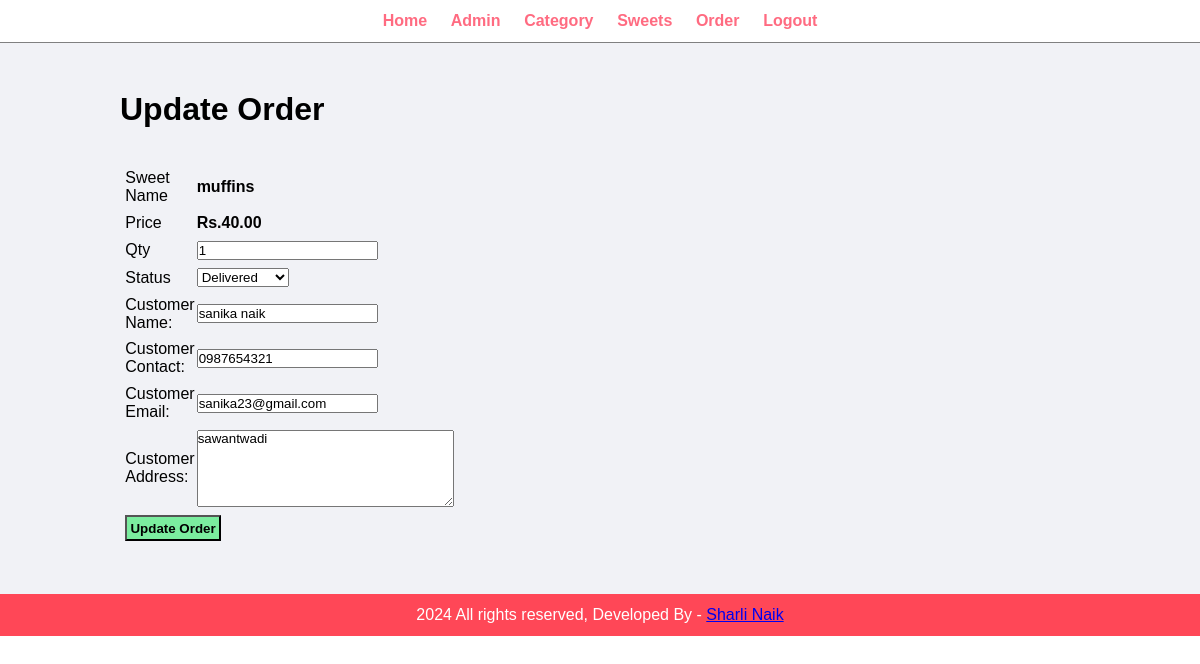
Screenshot of /admin/update-order.php?id=2 (signed in) with the database file from the repository.
### tables this page shows
CREATE TABLE IF NOT EXISTS `tbl_order` (
  `id` int UNSIGNED NOT NULL AUTO_INCREMENT,
  `sweet` varchar(150) NOT NULL,
  `price` decimal(10,2) NOT NULL,
  `quantity` int NOT NULL,
  `total` decimal(10,2) NOT NULL,
  `order_date` datetime NOT NULL,
  `status` varchar(50) NOT NULL,
  `customer_name` varchar(150) NOT NULL,
  `customer_contact` varchar(20) NOT NULL,
  `customer_email` varchar(150) NOT NULL,
  `customer_address` varchar(255) NOT NULL,
  PRIMARY KEY (`id`)
);

### admin/update-order.php (the view, shortened to what this page needs)
<?php include('partials/menu.php'); ?>
<div class="main-content">
    <div class="wrapper">
        <h1>Update Order</h1>
        <br><br>
        <?php
            if(isset($_GET['id']))
            {
                $id = $_GET['id'];
                $sql = "SELECT * FROM tbl_order WHERE id=$id";
                $res = mysqli_query($conn, $sql);
                $count = mysqli_num_rows($res);
                if($count == 1)
                {
                    $row=mysqli_fetch_assoc($res);
                    $sweet = $row['sweet'];
                    $price = $row['price'];
                    $quantity = $row['quantity'];
                    $status = $row['status'];
                    $customer_name = $row['customer_name'];
                    $customer_contact = $row['customer_contact'];
                    $customer_email = $row['customer_email'];
                    $customer_address = $row['customer_address'];
                }
                else
                {
                    header('location:'.SITEURL.'admin/manage-order.php');
                }
            }
            else
            {
                header('location:'.SITEURL.'admin/manage-order.php');
            }
        ?>
        <form action="" method="POST">
            <table class="tbl-30">
                <tr>
                    <td>Sweet Name</td>
                    <td><b> <?php echo $sweet; ?> </b></td>
                </tr>
                <tr>
                    <td>Price</td>
                    <td>
                        <b>Rs.<?php echo $price; ?></b>
                    </td>
                </tr>
                <tr>
                    <td>Qty</td>
                    <td>
                        <input type="number" name="quantity" value="<?php echo $quantity; ?>">
                    </td>
                </tr>
                <tr>
                    <td>Status</td>
                    <td>
                        <select name="status" >
                            <option <?php if($status=="Delivered"){echo "selected";}?> value="Delivered">Delivered</option>
                        </select>
                    </td>
                </tr>
                <tr>
                    <td>Customer Name:</td>
                    <td>
                        <input type="text" name="customer_name" value="<?php echo $customer_name; ?>">
                    </td>
                </tr>
                <tr>
                    <td>Customer Contact:</td>
                    <td>
                        <input type="text" name="customer_contact" value="<?php echo $customer_contact; ?>">
                    </td>
                </tr>
                <tr>
                    <td>Customer Email:</td>
                    <td>
                        <input type="text" name="customer_email" value="<?php echo $customer_email; ?>">
                    </td>
                </tr>
                <tr>
                    <td>Customer Address:</td>
                    <td>
                        <textarea name="customer_address"  cols="30" rows="5"><?php echo $customer_address; ?></textarea>
                    </td>
                </tr>
                <tr>
                    <td colspan="2">
                        <input type="submit" name="submit" value="Update Order" class="btn-secondary">
                    </td>
                </tr>
            </table>
        </form>
    </div>
</div>
<?php include('partials/footer.php'); ?>

### admin/admin.css (style rules this page uses)
* { margin: 0; padding: 0; font-family: Arial, Helvetica, sans-serif; }
.wrapper { padding: 1%; width: 80%; margin: 0 auto; }
.tbl-30 { width: 30%; }
table tr td { padding: 1%; }
.btn-secondary { background-color: #7bed9f; padding: 1%; color: black; text-decoration: none; font-weight: bold; }
.main-content { background-color: #f1f2f6; padding: 3% 0; }

### rows the page displays
tbl_order: sweet "muffins", price "40.00", quantity "1", status "Delivered", customer_name "sanika naik", customer_contact "0987654321", customer_email "sanika23@gmail.com", customer_address "sawantwadi"
